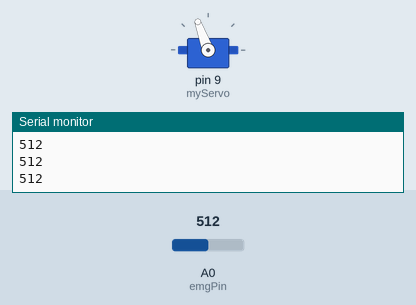
The sketch below on a simulated Arduino Uno, built with avr-gcc and run on an emulated ATmega328P. Parts: servo, the last lines printed to the serial monitor. The inputs (shaded band) are chosen by the test bench; at power-on: A0 (emgPin) = 512.

Above: at 1.2 s.
1.3 s: A0 (emgPin) set to 716
At 2.4 s:
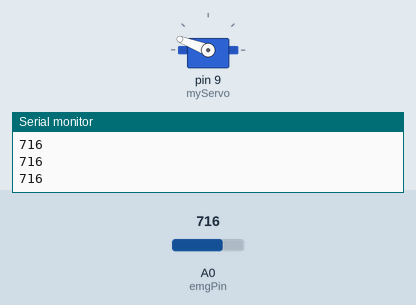
2.8 s: A0 (emgPin) set to 900
At 4.0 s:
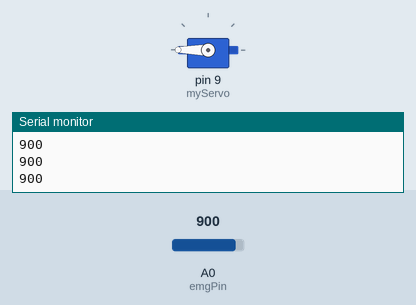
4.3 s: A0 (emgPin) set to 306
At 4.8 s:
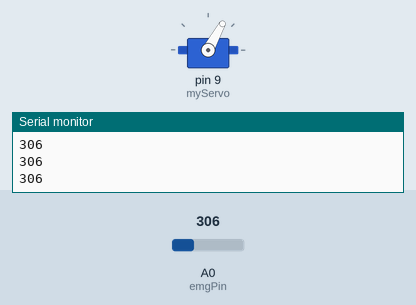
5.9 s: A0 (emgPin) set to 122
At 7.1 s:
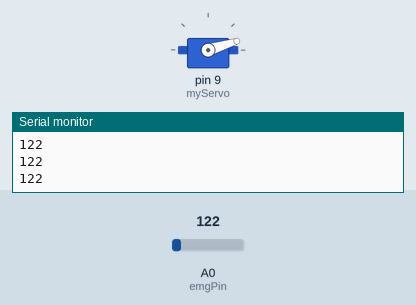
7.5 s: A0 (emgPin) set to 511
At 8.2 s:
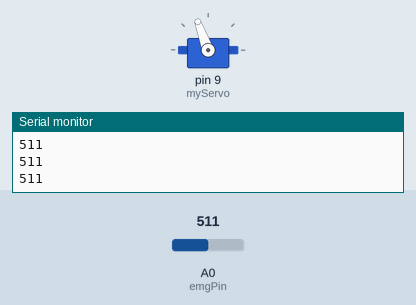
9.0 s: A0 (emgPin) set to 0
At 10.3 s:
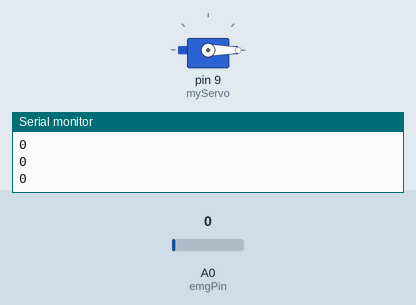
Timing chart, 0 to 11.5 s (numbered marks = the images above; inputs shaded):
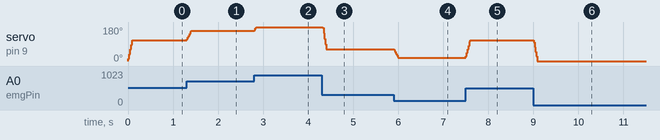

The sketch:

emg_prosthetic_control.ino
```cpp
#include <Servo.h>

const int emgPin = A0;
const int numReadings = 10;  // for moving average filter
int readings[numReadings];
int readIndex = 0;
int total = 0;
int average = 0;

Servo myServo;

void setup() {
  Serial.begin(9600);
  myServo.attach(9);

  // Initialize readings buffer
  for (int i = 0; i < numReadings; i++) {
    readings[i] = 0;
  }
}

void loop() {
  // Read raw EMG value
  int rawValue = analogRead(emgPin);

  // Moving average filter update
  total -= readings[readIndex];
  readings[readIndex] = rawValue;
  total += readings[readIndex];
  readIndex = (readIndex + 1) % numReadings;
  average = total / numReadings;

  // Map filtered value to servo angle (adjust range if needed)
  int angle = map(constrain(average, 50, 800), 50, 800, 0, 180);

  // Control servo motor
  myServo.write(angle);

  // Send the averaged value to serial port for Biomonitor application
  Serial.println(average);

  delay(10); // small delay for stability
}
```

Measured:
- after the input at 1.3 s, servo on pin 9 (myServo): 110° → 159° at once
- after the input at 2.8 s, servo on pin 9 (myServo): 159° → 180° at once
- after the input at 4.3 s, servo on pin 9 (myServo): 180° → 61° at once
- after the input at 5.9 s, servo on pin 9 (myServo): 61° → 17° at once
- after the input at 7.5 s, servo on pin 9 (myServo): 17° → 110° at once
- after the input at 9.0 s, servo on pin 9 (myServo): 110° → 0° at once
